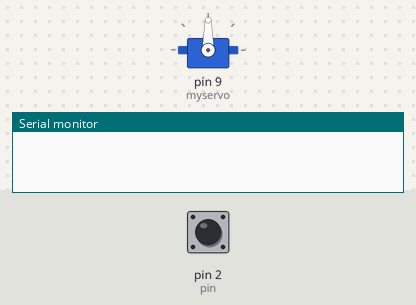
Bench run of a sketch on a simulated Arduino Uno, built with avr-gcc and run on an emulated ATmega328P. Parts: servo, the last lines printed to the serial monitor. Inputs (shaded band) come from the test bench; at power-on: pin 2 (pin) LOW.

Above: at 0.1 s.
At 1.2 s:
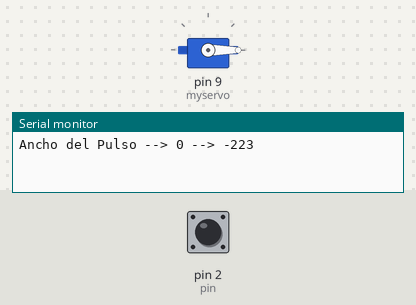
1.3 s: pin 2 (pin) pulsed HIGH 2 times (0.12 s each, 0.3 s apart)
At 2.4 s:
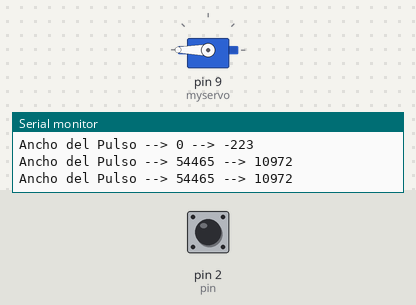
Timing chart, 0 to 4.3 s (numbered marks = the images above; inputs shaded):
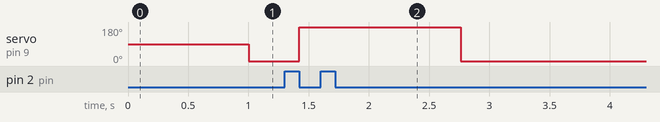

The sketch:

ReceptorR6106HF.ino
```cpp
/*

    Programa: Lector del estado de un stick del receptor FUTABA R6106FH
              Leo el PIN 9 del Arduino donde pongo el cable de señal del Receptor
              Uso el Canal 1 del receptor (Alerones)

         Experimentalmente:
         el valor alto del switch del radio tira lecturas cercanas a 1900 microsegundos
         el valor medio tira 1500 microsegundos
         el valor bajo tira 1100 microsegundos

    Autor: Diego Fernandez Sanz
    Fecha: 04/01/2015

 */

#include <Servo.h>

Servo myservo;
int pin = 2;
int val = 0;
unsigned int duration;


void setup()
{
  Serial.begin(9600);
  pinMode(pin, INPUT);
  pinMode(9,OUTPUT);

  myservo.attach(9);                      		// Conecta el servo al pin 9


}


void loop()
{
   duration = pulseIn(pin, HIGH);               // Lee el ancho del pulso alto del ciclo

   val = map(duration, 1086, 1913, 0, 170);    // Remapea la posición del stick que leyo para transladarla al angulo del servo correspondiente


   Serial.print("Ancho del Pulso --> ");
   Serial.print(duration);
   Serial.print(" --> ");
   Serial.println(val);


   myservo.write(val);                    // setea el servo
   delay(40);                           // Retardo visual para esperar que el servo se posicione (valor empírico)


 }
```

Measured:
- after the input at 1.3 s, servo on pin 9 (myservo): 0° → 180° after 0.12 s, → 0° 1.3 s later
